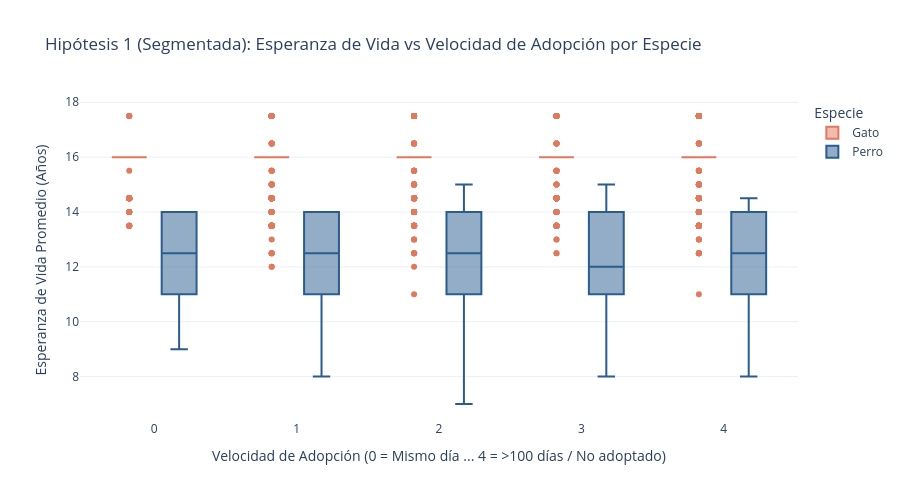

Notebook cell for this chart:
### Markdown cell above
#### MEJORA EDA (FEEDBACK PROFESOR): HIPÓTESIS 1 SEGMENTADA POR ESPECIE (PLOTLY INTERACTIVO)

### Code cell
import plotly.express as px

# creo una etiqueta legible para la especie (1 = Perro, 2 = Gato)
df_final_razas['Especie'] = df_final_razas['Type'].map({1: 'Perro', 2: 'Gato'})

# Tabla resumen segmentada
resumen_h1_especie = (
    df_final_razas.groupby(['Especie', 'AdoptionSpeed'])['life_span_num']
    .agg(['count', 'mean', 'median'])
    .reset_index()
)
display(resumen_h1_especie)

# Gráfico interactivo con Plotly
fig = px.box(
    df_final_razas,
    x='AdoptionSpeed',
    y='life_span_num',
    color='Especie',
    title='Hipótesis 1 (Segmentada): Esperanza de Vida vs Velocidad de Adopción por Especie',
    labels={
        'AdoptionSpeed': 'Velocidad de Adopción (0 = Mismo día ... 4 = >100 días / No adoptado)',
        'life_span_num': 'Esperanza de Vida Promedio (Años)',
        'Especie': 'Especie'
    },
    color_discrete_map={'Perro': '#2b5c8f', 'Gato': '#e07a5f'}
)

fig.update_layout(boxmode='group', template='plotly_white', height=500)
fig.show()

### Figure 1 — Plotly figure (JSON) as saved in the notebook; plotly's stock layout.template omitted (floating-point values rounded to 4 significant figures; data arrays with more than 128 entries replaced by an {"elided": "..."} marker saying what was removed)
{"data": [{"alignmentgroup": "True", "hovertemplate": "Especie=Gato<br>Velocidad de Adopción (0 = Mismo día ... 4 = >100 días / No adoptado)=%{x}<br>Esperanza de Vida Promedio (Años)=%{y}<extra></extra>", "legendgroup": "Gato", "marker": {"color": "#e07a5f"}, "name": "Gato", "notched": false, "offsetgroup": "Gato", "orientation": "v", "showlegend": true, "type": "box", "x": {"elided": "6240 int values"}, "x0": " ", "xaxis": "x", "y": {"elided": "6240 float values"}, "y0": " ", "yaxis": "y"}, {"alignmentgroup": "True", "hovertemplate": "Especie=Perro<br>Velocidad de Adopción (0 = Mismo día ... 4 = >100 días / No adoptado)=%{x}<br>Esperanza de Vida Promedio (Años)=%{y}<extra></extra>", "legendgroup": "Perro", "marker": {"color": "#2b5c8f"}, "name": "Perro", "notched": false, "offsetgroup": "Perro", "orientation": "v", "showlegend": true, "type": "box", "x": {"elided": "1593 int values"}, "x0": " ", "xaxis": "x", "y": {"elided": "1593 float values"}, "y0": " ", "yaxis": "y"}], "layout": {"boxmode": "group", "height": 500, "legend": {"title": {"text": "Especie"}, "tracegroupgap": 0}, "title": {"text": "Hipótesis 1 (Segmentada): Esperanza de Vida vs Velocidad de Adopción por Especie"}, "xaxis": {"anchor": "y", "domain": [0, 1], "title": {"text": "Velocidad de Adopción (0 = Mismo día ... 4 = >100 días / No adoptado)"}}, "yaxis": {"anchor": "x", "domain": [0, 1], "title": {"text": "Esperanza de Vida Promedio (Años)"}}}}
